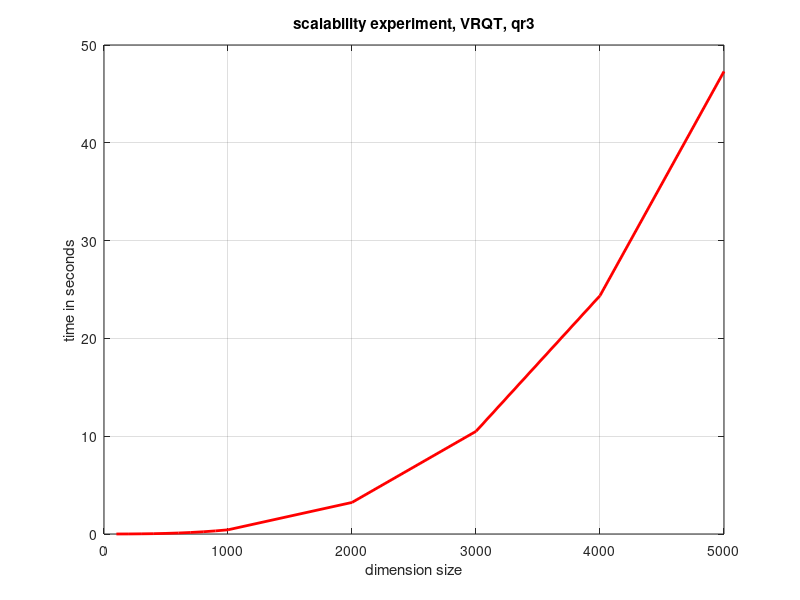
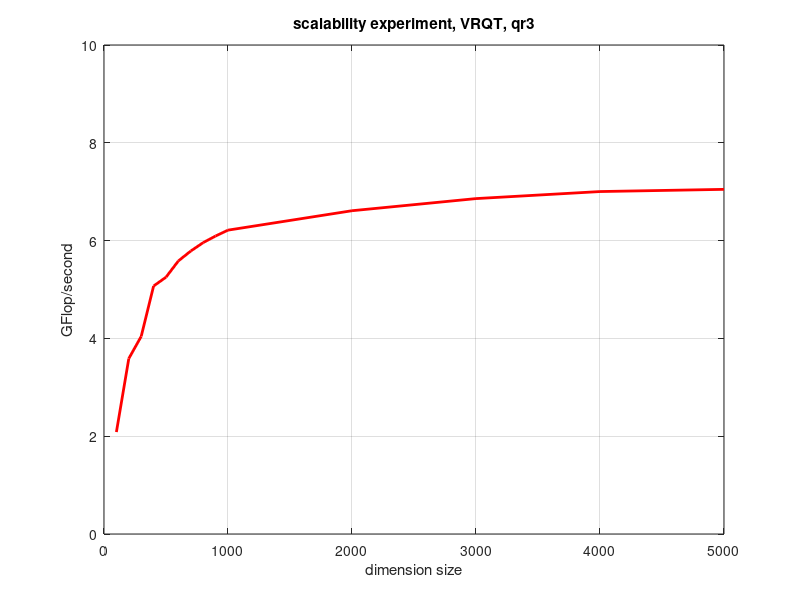

These figures' MATLAB source, in order:
   clear
   close all
   X = load('test_timing_w03_qr3__square__1thread.dat');
   m = X(:,2);
   perf = X(:,4);

   ax = axes;
   plot( X(:,1),X(:,3) , 'r', 'LineWidth', 2); 
   grid on
   %set( ax, 'XTick',[ 100, 200, 500, X(9:15,1) ]);
   axis([0 5000 0 50])

   title('scalability experiment, VRQT, qr3')
   xlabel('dimension size')
   ylabel('time in seconds')

   figure
   ax = axes;
   plot( X(:,1),X(:,4) , 'r', 'LineWidth', 2); 
   grid on
   %set( ax, 'XTick',[ 100, 200, 500, X(9:15,1) ]);
   axis([0 5000 0 10])

   title('scalability experiment, VRQT, qr3')
   xlabel('dimension size')
   ylabel('GFlop/second')
